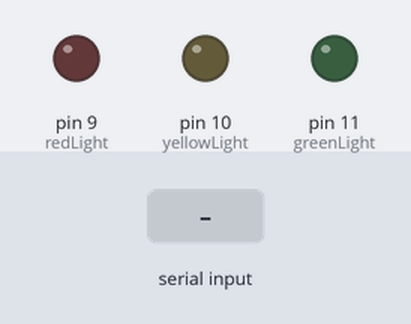
The sketch below on a simulated Arduino Uno, built with avr-gcc and run on an emulated ATmega328P. Shown: output pins drawn as LEDs (lit = HIGH). The inputs (shaded band) are chosen by the test bench.

Above: at 1.2 s.
1.3 s: "1" received over Serial
At 1.6 s:
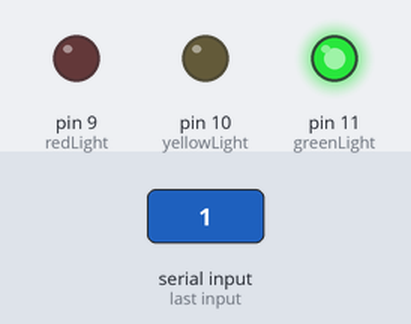
At 51.6 s:
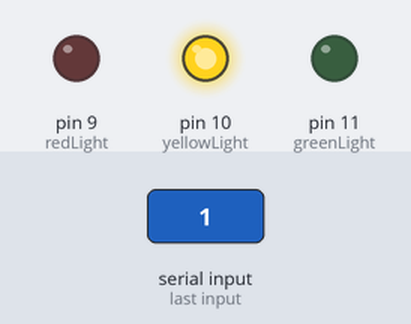
Timing chart, 0 to 52.8 s (numbered marks = the images above; inputs shaded):
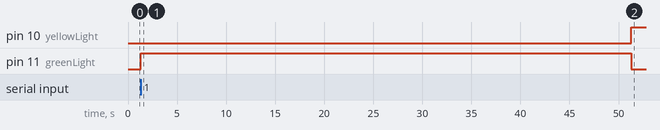

Measured:
- after the input at 1.3 s, pin 10 (yellowLight): LOW → HIGH after 50.0 s; pin 11 (greenLight): LOW → HIGH at once, → LOW 50.0 s later

The sketch:

Audrinocode.ino
```cpp
int redLight = 9;
int yellowLight = 10;
int greenLight = 11;

int vehicleCount = 0;
int ambulanceCount = 0;

void setup() {
  pinMode(redLight, OUTPUT);
  pinMode(yellowLight, OUTPUT);
  pinMode(greenLight, OUTPUT);

  Serial.begin(9600);
}

void loop() {
  if (Serial.available() > 0) {
    int data = Serial.read();
    if (data == 1) {
      // Ambulance detected, adjust timing of lights
      digitalWrite(redLight, LOW);
      digitalWrite(yellowLight, LOW);
      digitalWrite(greenLight, HIGH);
      delay(15000); // Extended green light duration for ambulances

      digitalWrite(redLight, LOW);
      digitalWrite(yellowLight, HIGH);
      digitalWrite(greenLight, LOW);
      delay(5000);

      digitalWrite(redLight, HIGH);
      digitalWrite(yellowLight, LOW);
      digitalWrite(greenLight, LOW);
      delay(5000);
    } else {
      vehicleCount = data;

      // Ensure vehicle count is valid and above 0
      if (vehicleCount > 0) {
        if (vehicleCount > 25) {
          digitalWrite(redLight, LOW);
          digitalWrite(yellowLight, LOW);
          digitalWrite(greenLight, HIGH);
          delay(50000); // High traffic, long green light

          digitalWrite(redLight, LOW);
          digitalWrite(yellowLight, HIGH);
          digitalWrite(greenLight, LOW);
          delay(5000);

          digitalWrite(redLight, HIGH);
          digitalWrite(yellowLight, LOW);
          digitalWrite(greenLight, LOW);
          delay(5000);
        }
        else {
          // Calculate the green light duration based on the vehicle count
          int greenLightDuration = 2000 * vehicleCount; // 2 seconds per vehicle
          greenLightDuration = max(greenLightDuration, 5000);  // Ensure minimum green light duration of 5 seconds

          digitalWrite(redLight, LOW);
          digitalWrite(yellowLight, LOW);
          digitalWrite(greenLight, HIGH);
          delay(greenLightDuration);  // Set the delay to the calculated duration

          digitalWrite(redLight, LOW);
          digitalWrite(yellowLight, HIGH);
          digitalWrite(greenLight, LOW);
          delay(5000);

          digitalWrite(redLight, HIGH);
          digitalWrite(yellowLight, LOW);
          digitalWrite(greenLight, LOW);
          delay(5000);
        }
      }
    }
  }
}
```
